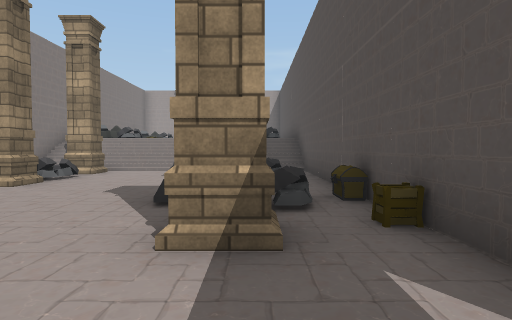
[1] (above)

19 first-person views from a walk through a 3-D level made in the Unity game engine. The camera is 1.3 m above the floor, tilts 2° down and sees 75° across. The floor is counted in squares, 2 m on a side. Each view is taken from the middle of a square. On the plan, view 1 faces up. The plan holds only what a view shows up to about 10 squares ahead; the rest is blank. The place goes on beyond the plan. The player is left out. Door leaves are left out, so doorways stand open. Some surface patterns are stand-ins.

[2]
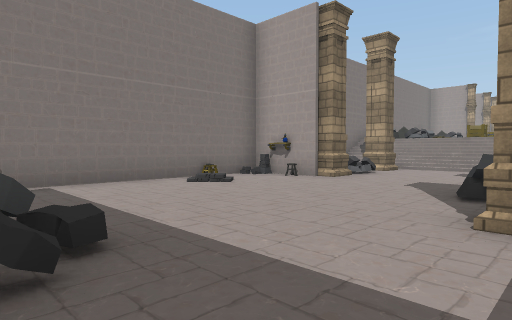

[3]
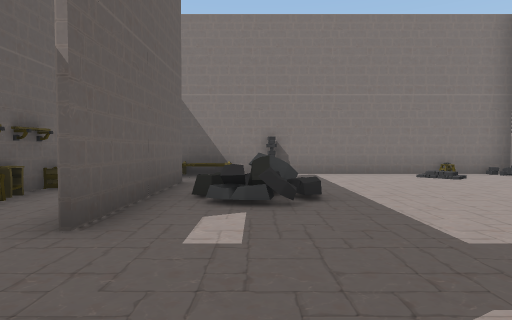

[4]
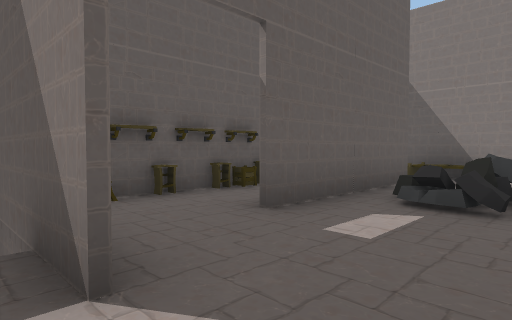

[5]
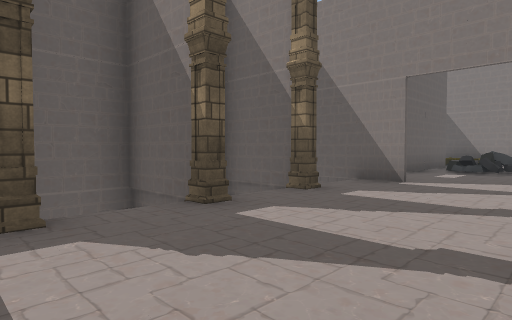

[6]
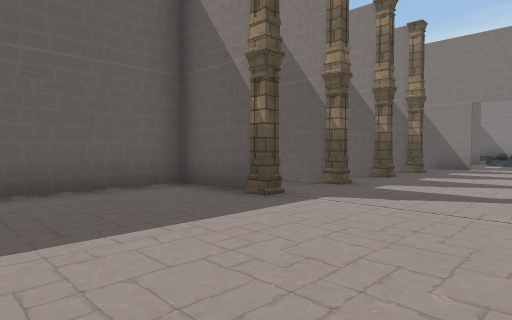

[7]
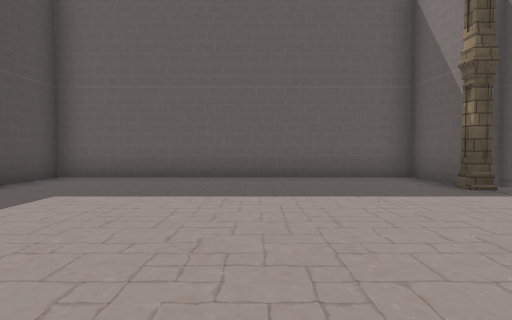

[8]
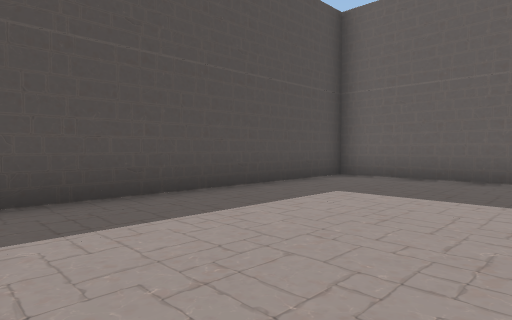

[9]
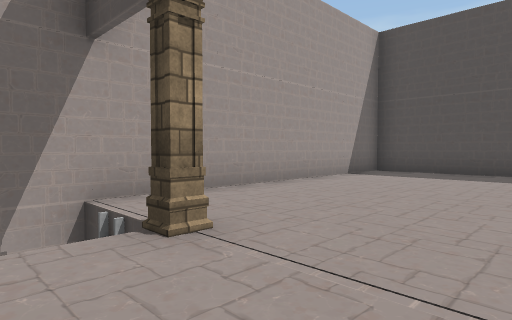

[10]
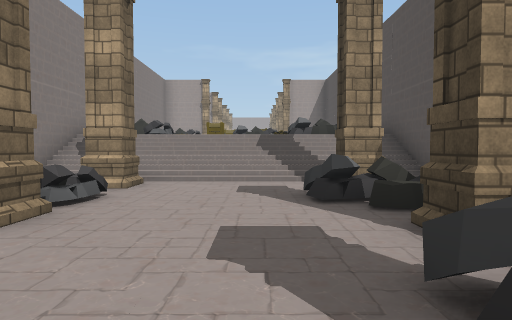

[11]
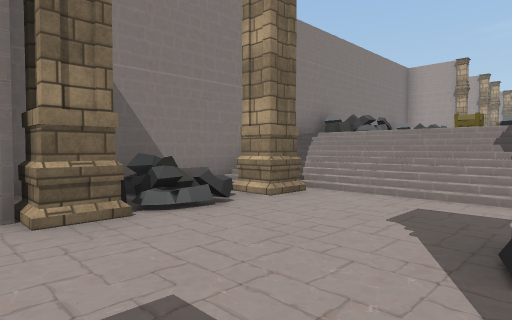

[12]
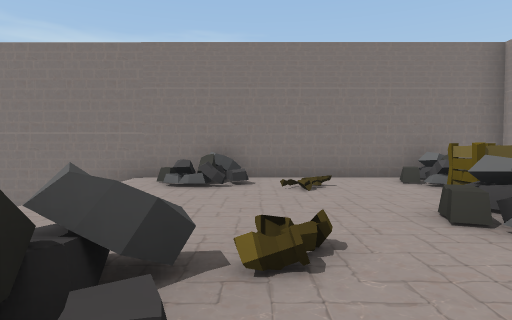

[13]
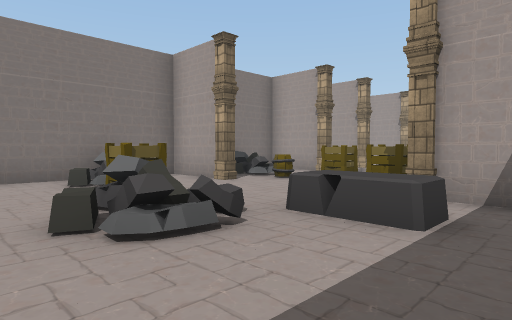

[14]
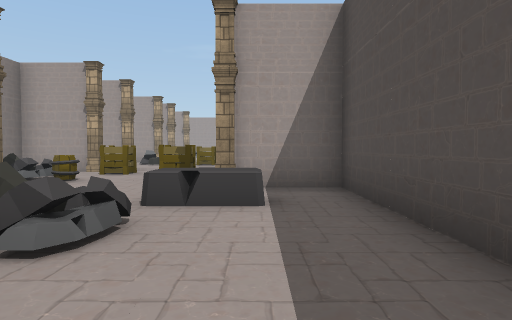

[15]
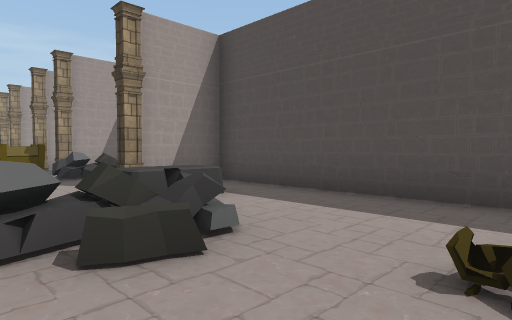

[16]
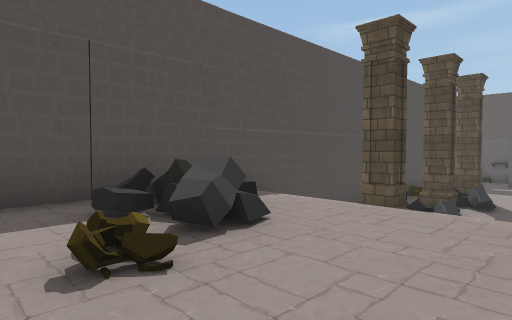

[17]
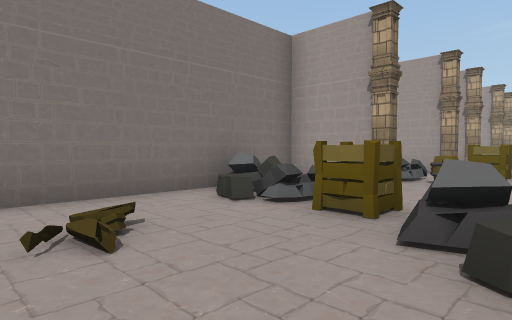

[18]
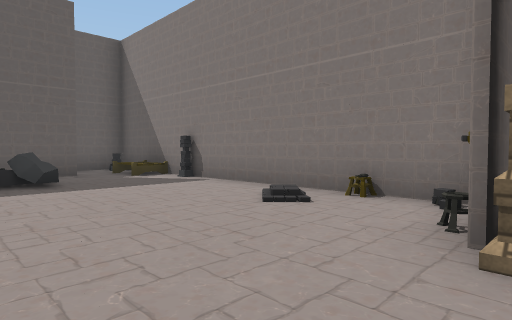

[19]
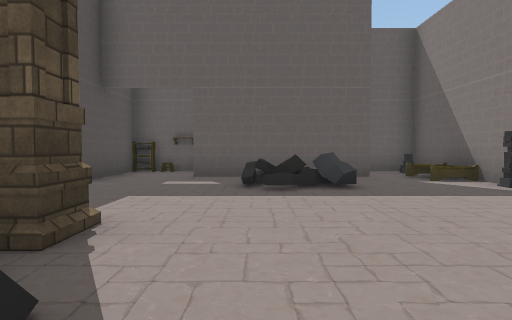

### Floor plan
Key: @ floor where view 1 was taken; # wall or solid block; . main floor; : floor 2 m higher than the main floor; + floor 2.25 m higher than the main floor; / step, stairs or slope; D open door; v drop or lower ground; O other object.
Columns run from 7 left of view 1 to 18 right of it. Each row starts with its distance up from view 1.
 26   #O  O#
 25
 24
 23 ###OO O##
 22 #O+::OOO
 21 #OOO:O:O
 20 ###O::O###
 19 #::::::::#
 18 #OO:::OO:#
 17 #:OOOO:::#
 16 #:::/OO::#
 15 #://:::::#
 14 #:/::://:#
 13 #O/:::OO/#
 12 #:/:::://#
 11 #////////#
 10 #////////#
  9 #.O/...O.#
  8 #.O....O.#
  7 #OO...OO.#
  6 ##O....O.#
  5 #OO......#
  4 #.D...OOO        #########
  3 #OD....O#       v........#
  2 #.D.....#       v........#
  1 #.D.....   .....O........#
  0 #.D....@.................#
 -1 #OD.OO...................#
 -2 #OD####..#OOOOO.O........#
 -3 #..  O..O# v v v ........#
 -4 #O. .O.O.# v vvv#........#
 -5 ##########      ##########

Where each view was taken, in squares from view 1:
view 1: 0 up, 0 right, facing up
view 2: 1 down, 0 right, facing up-left
view 3: 1 down, 2 right, facing left
view 4: 0 up, 2 right, facing down-left
view 5: 1 up, 8 right, facing down-left
view 6: 1 up, 13 right, facing down-left
view 7: 3 up, 13 right, facing down
view 8: 3 up, 13 right, facing down-right
view 9: 1 down, 8 right, facing up-right
view 10: 3 up, 2 left, facing up
view 11: 5 up, 1 left, facing up-left
view 12: 14 up, 1 right, facing left
view 13: 15 up, 1 right, facing up-left
view 14: 14 up, 0 right, facing up
view 15: 14 up, 3 left, facing up-right
view 16: 15 up, 3 left, facing down-right
view 17: 14 up, 2 left, facing up-left
view 18: 6 up, 2 left, facing down-left
view 19: 5 up, 2 left, facing down
